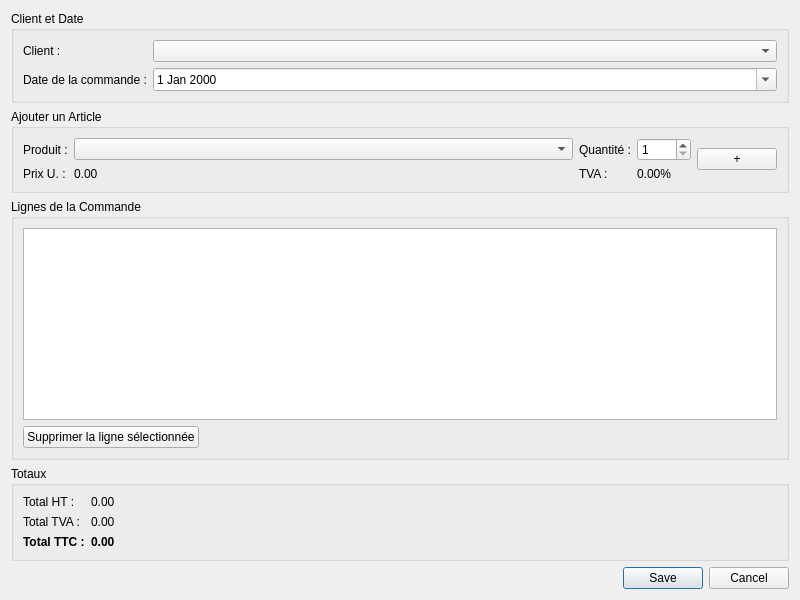
<?xml version="1.0" encoding="UTF-8"?>
<ui version="4.0">
 <class>CommandeEditorDialog</class>
 <widget class="QDialog" name="CommandeEditorDialog">
  <property name="geometry">
   <rect>
    <x>0</x>
    <y>0</y>
    <width>800</width>
    <height>600</height>
   </rect>
  </property>
  <property name="windowTitle">
   <string>Éditeur de Commande</string>
  </property>
  <layout class="QVBoxLayout" name="verticalLayout">
   <item>
    <widget class="QGroupBox" name="client_groupbox">
     <property name="title">
      <string>Client et Date</string>
     </property>
     <layout class="QFormLayout" name="formLayout">
      <item row="0" column="0">
       <widget class="QLabel" name="client_label">
        <property name="text">
         <string>Client :</string>
        </property>
       </widget>
      </item>
      <item row="0" column="1">
       <widget class="QComboBox" name="client_combobox"/>
      </item>
      <item row="1" column="0">
       <widget class="QLabel" name="date_commande_label">
        <property name="text">
         <string>Date de la commande :</string>
        </property>
       </widget>
      </item>
      <item row="1" column="1">
       <widget class="QDateEdit" name="date_commande_edit">
        <property name="calendarPopup">
         <bool>true</bool>
        </property>
       </widget>
      </item>
     </layout>
    </widget>
   </item>
   <item>
    <widget class="QGroupBox" name="add_item_groupbox">
     <property name="title">
      <string>Ajouter un Article</string>
     </property>
     <layout class="QGridLayout" name="gridLayout">
      <item row="0" column="0">
       <widget class="QLabel" name="product_select_label">
        <property name="text">
         <string>Produit :</string>
        </property>
       </widget>
      </item>
      <item row="0" column="1">
       <widget class="QComboBox" name="product_combobox">
        <property name="sizePolicy">
         <sizepolicy hsizetype="Expanding" vsizetype="Fixed">
          <horstretch>0</horstretch>
          <verstretch>0</verstretch>
         </sizepolicy>
        </property>
       </widget>
      </item>
      <item row="0" column="2">
       <widget class="QLabel" name="quantity_label">
        <property name="text">
         <string>Quantité :</string>
        </property>
       </widget>
      </item>
      <item row="0" column="3">
       <widget class="QSpinBox" name="quantity_spinbox">
        <property name="minimum">
         <number>1</number>
        </property>
        <property name="maximum">
         <number>9999</number>
        </property>
       </widget>
      </item>
      <item row="1" column="0">
       <widget class="QLabel" name="price_label">
        <property name="text">
         <string>Prix U. :</string>
        </property>
       </widget>
      </item>
      <item row="1" column="1">
       <widget class="QLabel" name="price_value">
        <property name="text">
         <string>0.00</string>
        </property>
       </widget>
      </item>
      <item row="1" column="2">
       <widget class="QLabel" name="tax_rate_label">
        <property name="text">
         <string>TVA :</string>
        </property>
       </widget>
      </item>
      <item row="1" column="3">
       <widget class="QLabel" name="tax_rate_value">
        <property name="text">
         <string>0.00%</string>
        </property>
       </widget>
      </item>
      <item row="0" column="4" rowspan="2">
       <widget class="QPushButton" name="add_item_button">
        <property name="text">
         <string>+</string>
        </property>
        <property name="iconSize">
         <size>
          <width>24</width>
          <height>24</height>
         </size>
        </property>
       </widget>
      </item>
     </layout>
    </widget>
   </item>
   <item>
    <widget class="QGroupBox" name="items_groupbox">
     <property name="title">
      <string>Lignes de la Commande</string>
     </property>
     <layout class="QVBoxLayout" name="verticalLayout_2">
      <item>
       <widget class="QTableView" name="items_table_view"/>
      </item>
      <item>
       <layout class="QHBoxLayout" name="horizontalLayout">
        <item>
         <widget class="QPushButton" name="remove_item_button">
          <property name="text">
           <string>Supprimer la ligne sélectionnée</string>
          </property>
         </widget>
        </item>
        <item>
         <spacer name="horizontalSpacer">
          <property name="orientation">
           <enum>Qt::Horizontal</enum>
          </property>
          <property name="sizeHint" stdset="0">
           <size>
            <width>40</width>
            <height>20</height>
           </size>
          </property>
         </spacer>
        </item>
       </layout>
      </item>
     </layout>
    </widget>
   </item>
   <item>
    <widget class="QGroupBox" name="totals_groupbox">
     <property name="title">
      <string>Totaux</string>
     </property>
     <layout class="QFormLayout" name="formLayout_2">
      <item row="0" column="0">
       <widget class="QLabel" name="total_ht_label">
        <property name="text">
         <string>Total HT :</string>
        </property>
       </widget>
      </item>
      <item row="0" column="1">
       <widget class="QLabel" name="total_ht_value">
        <property name="text">
         <string>0.00</string>
        </property>
       </widget>
      </item>
      <item row="1" column="0">
       <widget class="QLabel" name="total_tax_label">
        <property name="text">
         <string>Total TVA :</string>
        </property>
       </widget>
      </item>
      <item row="1" column="1">
       <widget class="QLabel" name="total_tax_value">
        <property name="text">
         <string>0.00</string>
        </property>
       </widget>
      </item>
      <item row="2" column="0">
       <widget class="QLabel" name="total_ttc_label">
        <property name="font">
         <font>
          <weight>75</weight>
          <bold>true</bold>
         </font>
        </property>
        <property name="text">
         <string>Total TTC :</string>
        </property>
       </widget>
      </item>
      <item row="2" column="1">
       <widget class="QLabel" name="total_ttc_value">
        <property name="font">
         <font>
          <weight>75</weight>
          <bold>true</bold>
         </font>
        </property>
        <property name="text">
         <string>0.00</string>
        </property>
       </widget>
      </item>
     </layout>
    </widget>
   </item>
   <item>
    <widget class="QDialogButtonBox" name="button_box">
     <property name="standardButtons">
      <set>QDialogButtonBox::Cancel|QDialogButtonBox::Save</set>
     </property>
    </widget>
   </item>
  </layout>
 </widget>
 <resources/>
 <connections/>
</ui>
